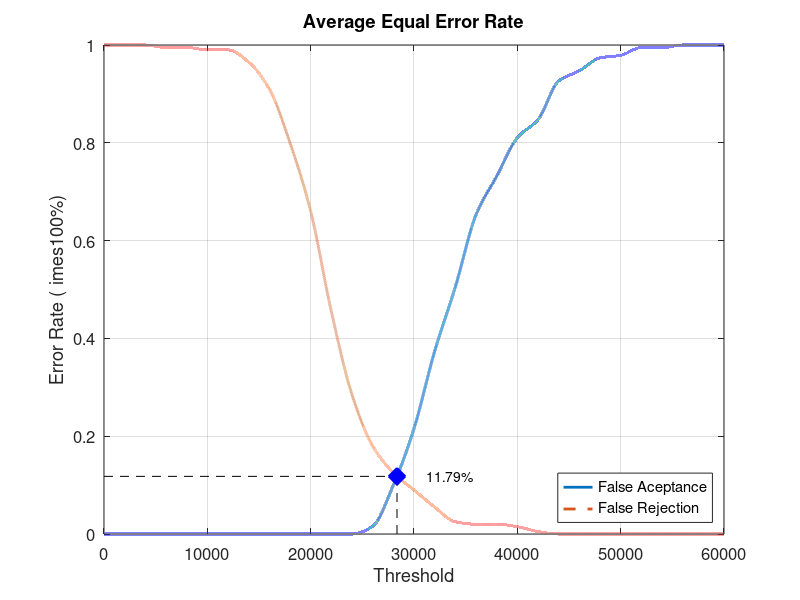
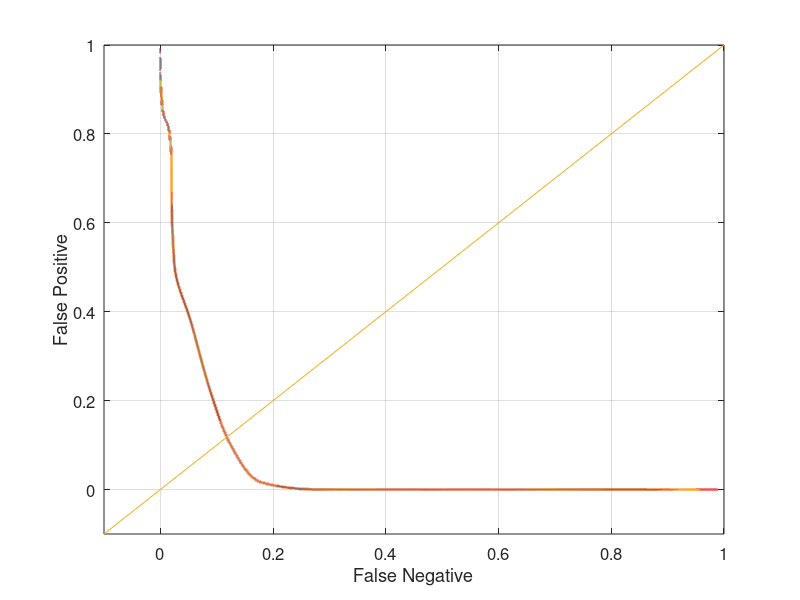

MATLAB code for these plots, in order:
close all;
clear;
clc;
x = 0:2000:60000;
xq = 0:0.5:60000;

y0 = [0 0 0 0 0 0 0 0 0 0 0 0 0 0.0157895 0.1 0.215789 0.373684 0.505263 0.652632 0.731579 0.810526 0.847368 0.926316 0.947368 0.973684 0.978947 0.994737 0.994737 1 1 1]
yy0 = interp1(x, y0, xq, 'pchip');
y1 = [1 1 1 0.995 0.995 0.99 0.99 0.965 0.91 0.8 0.66 0.455 0.285 0.18 0.125 0.09 0.055 0.025 0.02 0.02 0.015 0.005 0 0 0 0 0 0 0 0 0]
yy1 = interp1(x, y1, xq, 'pchip');

% Calculating EER: 
y2 = abs(y0 - y1);
find(y2 == min(y2))
yy2 = abs(yy0 - yy1);
xEER = find(yy2 == min(yy2));
xEERIndex = xq(xEER) % X-axis EER
yEER = yy0(xEER) % Y-axis EER

main = figure
plot(xq, yy0,'-','LineWidth', 2);	hold on
plot(xq, yy1,'--','LineWidth', 2);	hold on
plot([xEERIndex xEERIndex], [0 yEER], 'k--');	hold on
plot([0 xEERIndex], [yEER yEER], 'k--');	hold on
plot(xEERIndex, yEER, 'bx', 'LineWidth', 10);	hold on
text(xEERIndex + 10 * xEERIndex / 100, yEER, [num2str(round((10000 * yEER)) / 100) '%'])
legend('False Aceptance', 'False Rejection', 'Location', 'SouthEast')
xlabel('Threshold')
ylabel('Error Rate (	imes100%)')
title('Average Equal Error Rate')
set(gca, 'FontSize', 12)
axis([0 60000 0 1])
grid on

print(main, 'Database5_2Main', '-dpng');
FNRxFPR = figure('Color', [1 1 1]);
plot(yy1, yy0, '-', yy1, yy0, 'LineWidth', 2);
hold on
y = -0.1:0.1:1
plot(y, y); 
set(gca, 'FontSize', 12)
xlabel('False Negative')
ylabel('False Positive')
axis([-0.1 1 -0.1 1])
set(gca, 'FontSize', 12)
grid on

print(FNRxFPR, 'Database5_2FNRxFPR','-dpng');
